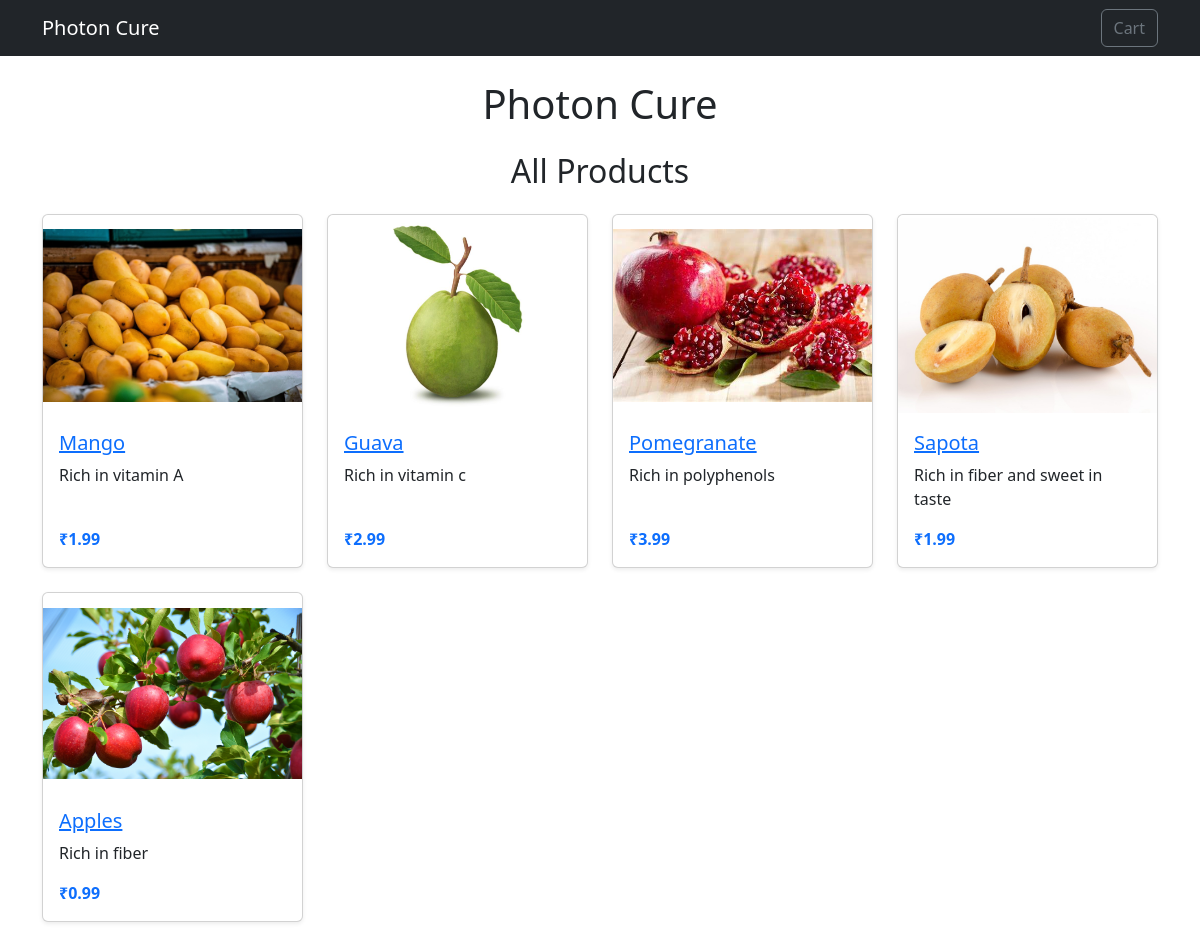
The page / on the database its author committed.
### products/models.py (models this page shows, shortened)
class Product(models.Model):
    name = models.CharField(max_length=255)
    description = models.TextField()
    price = models.DecimalField(max_digits=10, decimal_places=2)
    image = models.ImageField(upload_to='products/')

### products/views.py (the view)
# urls.py: path('', views.product_list, name='product_list'),
def product_list(request):
    products = Product.objects.all()  # Fetch all products
    return render(request, 'product_list.html', {'products': products})

### templates/product_list.html
{% extends 'base.html' %}
{% block content %}
<h2 class="mb-4 text-center">All Products</h2>
<div class="row row-cols-1 row-cols-sm-2 row-cols-md-3 row-cols-lg-4 g-4 mb-5">
    {% for product in products %}
    <div class="col">
        <div class="card h-100 shadow-sm">
            <div class="d-flex justify-content-center">
                <a href="{% url 'product_detail' product_id=product.id %}">
                    <img src="{{ product.image.url }}" class="card-img-top product-image" alt="{{ product.name }}">
                </a>
            </div>
            <div class="card-body d-flex flex-column">
                <h5 class="card-title">
                    <a href="{% url 'product_detail' product_id=product.id %}">{{ product.name }}</a>
                </h5>
                <p class="card-text">{{ product.description|truncatewords:15 }}</p>
                <div class="mt-auto fw-bold text-primary">₹{{ product.price }}</div>
            </div>
        </div>
    </div>
    {% endfor %}
</div>
{% endblock %}

### templates/base.html (shortened to what this page needs)
<!DOCTYPE html>
<html lang="en">
<head>
    <link rel="stylesheet" href="https://cdn.jsdelivr.net/npm/bootstrap@5.3.0/dist/css/bootstrap.min.css">
</head>
<body>
    <nav class="navbar navbar-expand-lg navbar-dark bg-dark mb-4">
        <div class="container">
            <a class="navbar-brand" href="{% url 'product_list' %}">Photon Cure</a>
            <a href="{% url 'cart:cart_detail' %}" class="btn btn-outline-secondary">Cart</a>
        </div>
    </nav>
    <div class="container mt-4">
        <h1 class="text-center mb-4">Photon Cure</h1>
        {% block content %}
        {% endblock %}
    </div>
</body>
</html>

### templates/base.html (style rules this page uses)
.product-image { height: 200px; object-fit: contain; max-width: 100%; }

### rows shown on the page
Product: image (picture), name "Mango", description "Rich in vitamin A", price "1.99"
Product: image (picture), name "Guava", description "Rich in vitamin c", price "2.99"
Product: image (picture), name "Pomegranate", description "Rich in polyphenols", price "3.99"
Product: image (picture), name "Sapota", description "Rich in fiber and sweet in taste", price "1.99"
Product: image (picture), name "Apples", description "Rich in fiber", price "0.99"
